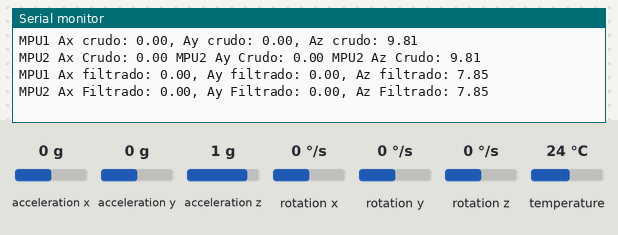
Recording of a sketch running on a simulated ESP32. Parts: the last lines printed to the serial monitor. The inputs (shaded band) are chosen by the test bench; at power-on: acceleration x 0 g, acceleration y 0 g, acceleration z 1 g, rotation x 0 °/s, rotation y 0 °/s, rotation z 0 °/s, temperature 24 °C.

Above: at 1.8 s.
1.9 s: acceleration x set to -1.4 g
At 2.8 s:
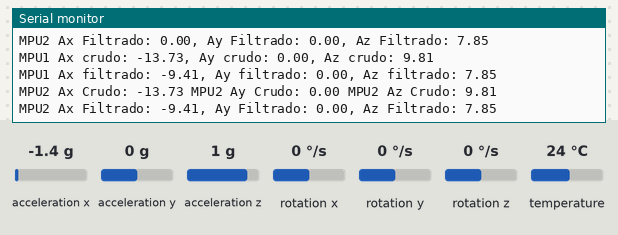
3.4 s: acceleration y set to -1.4 g
At 4.7 s:
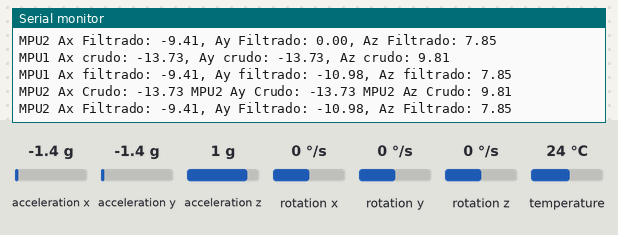
4.9 s: acceleration z set to -1.4 g
At 5.4 s:
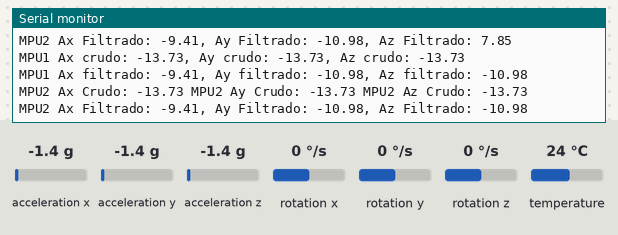
Timing chart, 0 to 7.9 s (numbered marks = the images above; inputs shaded):
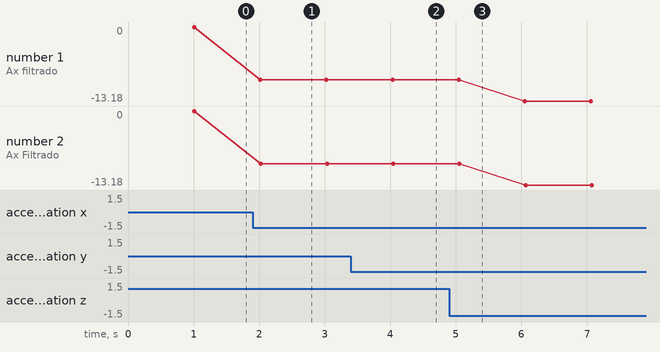

The sketch:

Queues_mpu.ino
```cpp
#if CONFIG_FREERTOS_UNICORE
  static const BaseType_t app_cpu=0;
#else
  static const BaseType_t app_cpu=0;
#endif

#include <Wire.h>
#include <Adafruit_MPU6050.h>
#include <Adafruit_Sensor.h>

Adafruit_MPU6050 mpu1;
Adafruit_MPU6050 mpu2;

float alfa=0.8;

struct Aceleracion1{ //Agrupamos para mandar los datos en conjunto por la Queue
  float x1;
  float y1;
  float z1;
};
struct Aceleracion2{ //Agrupamos para mandar los datos en conjunto por la Queue
  float x2;
  float y2;
  float z2;
};

struct Aceleracionfil1{ //Agrupamos para mandar los datos en conjunto por la Queue
  float x3;
  float y3;
  float z3;
};
struct Aceleracionfil2{ //Agrupamos para mandar los datos en conjunto por la Queue
  float x4;
  float y4;
  float z4;
};

static const uint8_t queue_len = 5 ;
static QueueHandle_t Filtro_1;
static QueueHandle_t Filtro_2;
static QueueHandle_t Print_1;
static QueueHandle_t Print_2;

static SemaphoreHandle_t mutex;
static SemaphoreHandle_t mutex2;

void Print1(void *parameters){
  Aceleracion1 Aceleracion_c;
  Aceleracionfil1 Aceleracion_fil;
while(1){

  if(xSemaphoreTake(mutex, portMAX_DELAY) == pdTRUE){
     sensors_event_t a, g, temp;
     mpu1.getEvent(&a, &g, &temp);
  Aceleracion_c.x1 = a.acceleration.x;
  Aceleracion_c.y1 = a.acceleration.y;
  Aceleracion_c.z1 = a.acceleration.z;
     xQueueSend(Print_1, (void*)&Aceleracion_c,0);
          xSemaphoreGive(mutex);
  }
   if (xQueueReceive(Filtro_1, (void*)&Aceleracion_fil,portMAX_DELAY)==pdTRUE){
    if(xSemaphoreTake(mutex,portMAX_DELAY)==pdTRUE){
Serial.print("MPU1 Ax filtrado: ");
Serial.print(Aceleracion_fil.x3);
Serial.print(", Ay filtrado: ");
Serial.print(Aceleracion_fil.y3);
Serial.print(", Az filtrado: ");
Serial.println(Aceleracion_fil.z3);
          xSemaphoreGive(mutex);
    }
   }

    vTaskDelay(1000/portTICK_PERIOD_MS);
  }
}

void Filtro1(void *parameters){
  Aceleracion1 Aceleracion_rec;
  Aceleracionfil1 Aceleracion_filt;
  float vfx=0;
  float vfy=0;
  float vfz=0;
while(1){
    if(xQueueReceive(Print_1, (void*)&Aceleracion_rec,portMAX_DELAY)==pdTRUE){
  if(xSemaphoreTake(mutex, portMAX_DELAY) == pdTRUE){
Serial.print("MPU1 Ax crudo: ");
Serial.print(Aceleracion_rec.x1);
Serial.print(", Ay crudo: ");
Serial.print(Aceleracion_rec.y1);
Serial.print(", Az crudo: ");
Serial.println(Aceleracion_rec.z1);
        xSemaphoreGive(mutex);
  }
Aceleracion_filt.x3 = (alfa*Aceleracion_rec.x1)+(1-alfa)*vfx;
Aceleracion_filt.y3 = (alfa*Aceleracion_rec.y1)+(1-alfa)*vfy;
Aceleracion_filt.z3 = (alfa*Aceleracion_rec.z1)+(1-alfa)*vfz;

vfx=Aceleracion_filt.x3;
vfx=Aceleracion_filt.y3;
vfx=Aceleracion_filt.z3;

xQueueSend(Filtro_1,(void*)&Aceleracion_filt,0);


  }
    }


  }

void Print2(void *parameters){
  Aceleracion2 Aceleracion_c;
  Aceleracionfil2 Aceleracion_fil;
while(1){

  if(xSemaphoreTake(mutex, portMAX_DELAY) == pdTRUE){
     sensors_event_t a, g, temp;
     mpu2.getEvent(&a, &g, &temp);
  Aceleracion_c.x2 = a.acceleration.x;
  Aceleracion_c.y2 = a.acceleration.y;
  Aceleracion_c.z2 = a.acceleration.z;
     xQueueSend(Print_2, (void*)&Aceleracion_c,0);
          xSemaphoreGive(mutex);
  }
   if (xQueueReceive(Filtro_2, (void*)&Aceleracion_fil,portMAX_DELAY)==pdTRUE){
    if(xSemaphoreTake(mutex,portMAX_DELAY)==pdTRUE){
Serial.print("MPU2 Ax Filtrado: ");
Serial.print(Aceleracion_fil.x4);
Serial.print(", Ay Filtrado: ");
Serial.print(Aceleracion_fil.y4);
Serial.print(", Az Filtrado: ");
Serial.println(Aceleracion_fil.z4);
          xSemaphoreGive(mutex);
    }
   }

    vTaskDelay(1000/portTICK_PERIOD_MS);
  }
}

void Filtro2(void *parameters){
  Aceleracion2 Aceleracion_rec;
  Aceleracionfil2 Aceleracion_filt;
  float vfx=0;
  float vfy=0;
  float vfz=0;
while(1){
    if(xQueueReceive(Print_2, (void*)&Aceleracion_rec,portMAX_DELAY)==pdTRUE){
  if(xSemaphoreTake(mutex, portMAX_DELAY) == pdTRUE){
Serial.print("MPU2 Ax Crudo: ");
Serial.print(Aceleracion_rec.x2);
Serial.print(" MPU2 Ay Crudo: ");
Serial.print(Aceleracion_rec.y2);
Serial.print(" MPU2 Az Crudo: ");
Serial.println(Aceleracion_rec.z2);
        xSemaphoreGive(mutex);
  }
Aceleracion_filt.x4 = (alfa*Aceleracion_rec.x2)+(1-alfa)*vfx;
Aceleracion_filt.y4 = (alfa*Aceleracion_rec.y2)+(1-alfa)*vfy;
Aceleracion_filt.z4 = (alfa*Aceleracion_rec.z2)+(1-alfa)*vfz;

vfx=Aceleracion_filt.x4;
vfx=Aceleracion_filt.y4;
vfx=Aceleracion_filt.z4;

xQueueSend(Filtro_2,(void*)&Aceleracion_filt,0);


  }
    }


  }


void setup() {
  Serial.begin(115200);
     Wire.begin(8, 9);
  vTaskDelay(1000/portTICK_PERIOD_MS);
  mpu1.begin(0x68, &Wire);
  mpu2.begin(0x69, &Wire);

 mutex = xSemaphoreCreateMutex();

Filtro_1 = xQueueCreate(queue_len, sizeof(Aceleracionfil1));
  Filtro_2 = xQueueCreate(queue_len, sizeof(Aceleracionfil2));
  Print_1 = xQueueCreate(queue_len, sizeof(Aceleracion1));
  Print_2 = xQueueCreate(queue_len, sizeof(Aceleracion2));
  xTaskCreatePinnedToCore(Print1, "Tarea1", 4096, NULL, 1, NULL, app_cpu);
  xTaskCreatePinnedToCore(Filtro1, "Tarea2", 4096, NULL, 1, NULL, app_cpu);
  xTaskCreatePinnedToCore(Print2, "Tarea3", 4096, NULL, 1, NULL, app_cpu);
  xTaskCreatePinnedToCore(Filtro2, "Tarea4", 4096, NULL, 1, NULL, app_cpu);
  vTaskDelete(NULL);
}

void loop() {
  // put your main code here, to run repeatedly:

}
```

Measured:
- after the input at 1.9 s, the serial monitor: prints a new line after 0.12 s (image 1)
- after the input at 3.4 s, the serial monitor: prints a new line after 0.63 s (image 2)
- after the input at 4.9 s, the serial monitor: prints a new line after 0.14 s (image 3)
- plotted number 1: 0 → -9.41 after the input at 1.9 s, -9.41 → -13.18 after the input at 4.9 s
- plotted number 2: 0 → -9.41 after the input at 1.9 s, -9.41 → -13.18 after the input at 4.9 s
